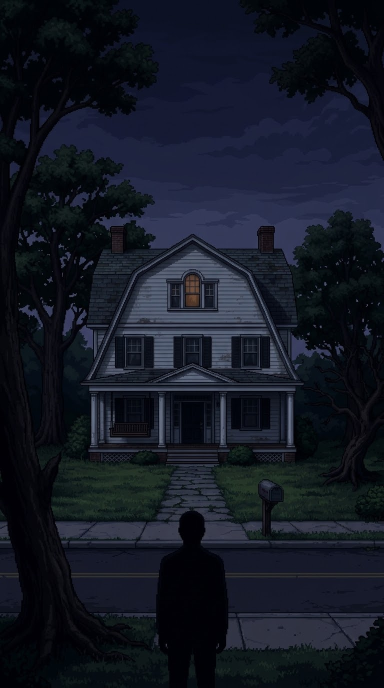
#> input picture tiktok/true_crime_history/cases/nablyudatel/frames/01.jpg, 768 x 1376 px, given in place of 13.jpg, which was not available (shown at 1/2 size)
$ python cover2.py
#> lines starting #> are read from the running program, lines starting #| are printed output that depends on the picture
### tiktok/true_crime_history/cases/nablyudatel/cover.py
"""Обложки «Наблюдатель» под TikTok (правила из «Птичьего короба»).

Сетка профиля показывает центр 3:4 — y 240…1680 из 1920, а нижние ~15% плитки закрывает строка
«просмотры · дата». Поэтому весь текст сверху: название y≈300, плашка «TRUE CRIME HISTORY» сразу под ним,
ниже y≈1420 ничего важного.
python3 cover.py → covers/cover_NN.png и covers/grid_preview.png (как в профиле, с плашкой просмотров)
"""
import os

import numpy as np
from PIL import Image, ImageDraw, ImageFont

import build

HERE = os.path.dirname(os.path.abspath(__file__))
W, H = 1080, 1920
GRID_TOP, GRID_BOT = 240, 1680
OVERLAY = 0.15


def fit(path, cx=0.5, cy=0.5, zoom=1.0):
#> called with cx = 0.35, cy = 0.62, zoom = 1.12
    im = Image.open(path).convert("RGB")
#> im is the input picture: PIL image 768x1376 RGB; mean R, G, B 19.6, 24.3, 35.9
    r = max(W / im.width, H / im.height) * zoom
#> r = 1.58
    im = im.resize((round(im.width * r), round(im.height * r)), Image.LANCZOS)
#> im: PIL image 1210x2167 RGB
    x = int(min(max(0, cx * im.width - W / 2), im.width - W))
#> x = 0
    y = int(min(max(0, cy * im.height - H / 2), im.height - H))
#> y = 247
    return im.crop((x, y, x + W, y + H))
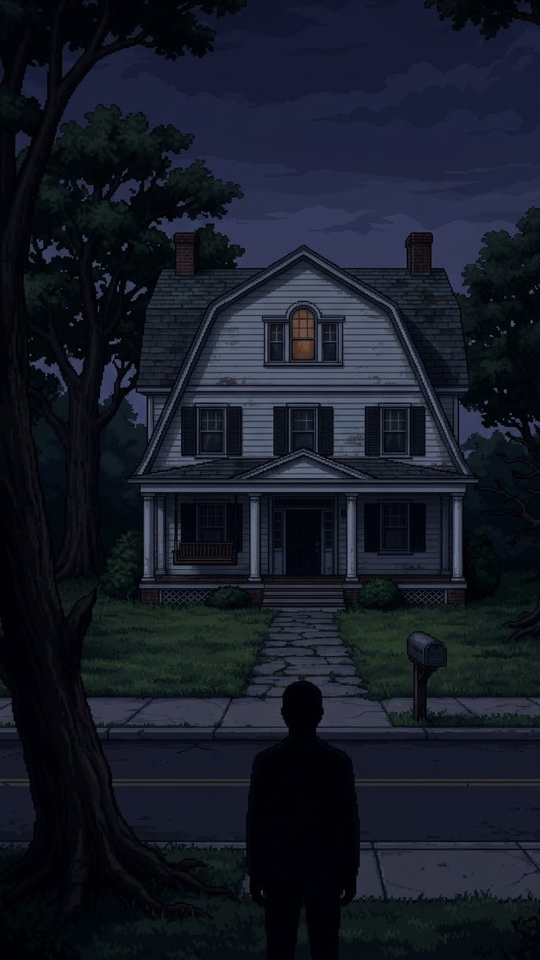
#> returned value: PIL image 1080x1920 RGB (shown at 1/2 size); mean R, G, B 21.9, 26.7, 38.5


def put(img, spr, x, y):
    img.alpha_composite(spr, (int(x) // 2 * 2, int(y) // 2 * 2))


# [47 lines left out: functions title, badge, make, grid_tile, not called in this run]


# [13 lines that do not run on import are left out]

### tiktok/true_crime_history/cases/nablyudatel/cover2.py
"""Обложка «Наблюдатель» v2 — «афиша»: объёмное название шрифтом Handjet (пиксельный, узкий, вся кириллица;
у Pixelify Sans нет русских «О» и «П» — не брать),
лента «TRUE CRIME HISTORY» как полицейская, цитата из письма на полоске бумаги, красный круг вокруг Наблюдателя.
Правила сетки TikTok те же (cover.py): всё важное в y 240…1420.
python3 cover2.py → covers/v2_NN.png + covers/v2_grid.png
"""
import os

import numpy as np
from PIL import Image, ImageDraw, ImageFont

from cover import fit, grid_tile, W, H

HERE = os.path.dirname(os.path.abspath(__file__))
HANDJET = os.path.join(HERE, "fonts", "Handjet.ttf")
RED, DARKRED, YELLOW, PAPER = (226, 38, 44), (96, 8, 14), (255, 210, 58), (236, 230, 214)


def handjet(size, weight=900, shape=2):
    f = ImageFont.truetype(HANDJET, size)
    f.set_variation_by_axes([weight, 1, shape])
    return f


# [37 lines left out: functions text_mask, dilate, block_title, not called in this run]


def tape(text, width, angle):
    """Полицейская лента: жёлтая полоса, чёрные края, повторяющийся текст пиксельным шрифтом."""
    f = handjet(64, 800)
    unit = f"{text}   ●   "
    band = Image.new("RGBA", (width + 400, 92), (*YELLOW, 255))
    d = ImageDraw.Draw(band)
    d.rectangle([0, 0, band.width, 7], fill=(0, 0, 0, 255))
    d.rectangle([0, band.height - 8, band.width, band.height], fill=(0, 0, 0, 255))
    x = -60
    while x < band.width:
        d.text((x, 46), unit, font=f, fill=(0, 0, 0, 255), anchor="lm", fontmode="1")
        x += int(f.getlength(unit))
    return band.rotate(angle, resample=Image.NEAREST, expand=True)


# [10 lines left out: function note, not called in this run]


def ring(im, cx, cy, rx, ry, k=4):
    """Красный «маркерный» круг, нарисованный крупными пикселями."""
    s = Image.new("RGBA", (W // k, H // k), (0, 0, 0, 0))
    d = ImageDraw.Draw(s)
    for off, col in ((1, (0, 0, 0, 200)), (0, (*RED, 255))):
        d.ellipse([(cx - rx) / k + off, (cy - ry) / k + off, (cx + rx) / k + off, (cy + ry) / k + off],
                  outline=col, width=3)
    im.alpha_composite(s.resize((W, H), Image.NEAREST))


def make(scene, cx, cy, zoom, circle=None, name=None):
    im = fit(os.path.join(HERE, "frames", f"{scene:02d}.jpg"), cx, cy, zoom)
    a = np.asarray(im).astype(np.float32)
    yy = np.linspace(0, 1, H)[:, None, None]
    xx = np.linspace(-1, 1, W)[None, :, None]
    a *= 1 - 0.65 * np.clip((0.45 - yy) / 0.3, 0, 1)                 # тёмный верх под надписи
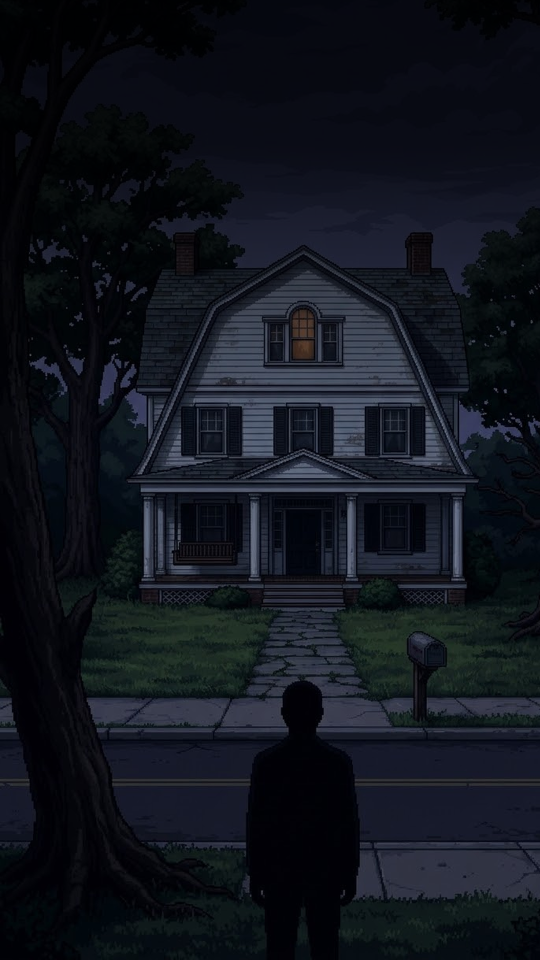
#> a: shape (1920, 1080, 3) float32 (shown at 1/2 size); mean R, G, B 17.3, 21.1, 29.4
    a *= 1 - 0.35 * np.clip(np.hypot(xx, (yy - 0.5) * 2) - 0.8, 0, 1)  # виньетка
    im = Image.fromarray(a.clip(0, 255).astype(np.uint8)).convert("RGBA")
#> im: PIL image 1080x1920 RGBA
    if circle:
        ring(im, *circle)
#> in ring, `s = Image.new("RGBA", (W // k, H // k), (0, 0, 0, 0))`: s: PIL image 270x480 RGBA; every value is 0
#> in ring, `im.alpha_composite(s.resize((W, H), Image.NEAREST))`:
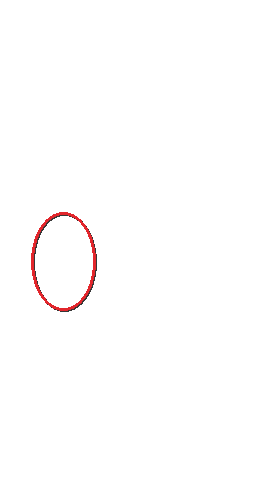
#> s: PIL image 270x480 RGBA; mean R, G, B, A 1.2, 0.2, 0.2, 1.8; transparent parts drawn white
    t = tape("TRUE CRIME HISTORY", W, 3)
    im.alpha_composite(t, ((W - t.width) // 2, 300 - t.height // 2))
    title = block_title("НАБЛЮДАТЕЛЬ", 250)
    if title.width > W - 60:
        title = title.resize((W - 60, round(title.height * (W - 60) / title.width)), Image.NEAREST)
    im.alpha_composite(title, ((W - title.width) // 2, 380))
    n = note("«ТЕПЕРЬ МОЯ ОЧЕРЕДЬ»", -2)
    im.alpha_composite(n, ((W - n.width) // 2, 380 + title.height + 30))
    im = im.convert("RGB")
    im.save(os.path.join(HERE, "covers", f"v2_{name or scene:02}.png" if isinstance(name or scene, int) else f"v2_{name}.png"))
    return im


if __name__ == "__main__":
#> (the run stopped early here; a loop or call above may not have finished)

$ run again, on tiktok/true_crime_history/cases/nablyudatel/frames/10.jpg
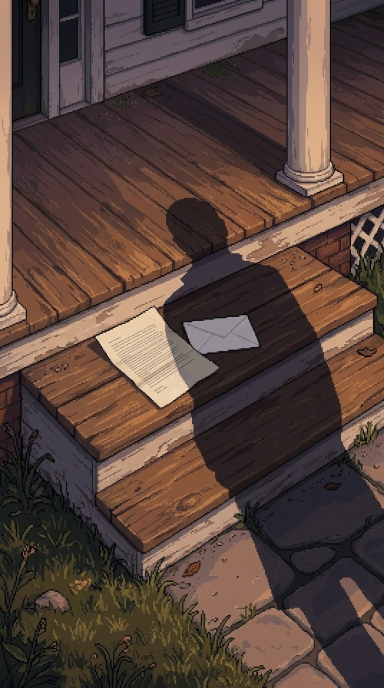
#> input picture tiktok/true_crime_history/cases/nablyudatel/frames/10.jpg, 768 x 1376 px, given in place of 13.jpg, which was not available (shown at 1/2 size)
#> in fit, im is the input picture: PIL image 768x1376 RGB; mean R, G, B 87, 67.1, 59.7
#> in fit, `return im.crop((x, y, x + W, y + H))`:
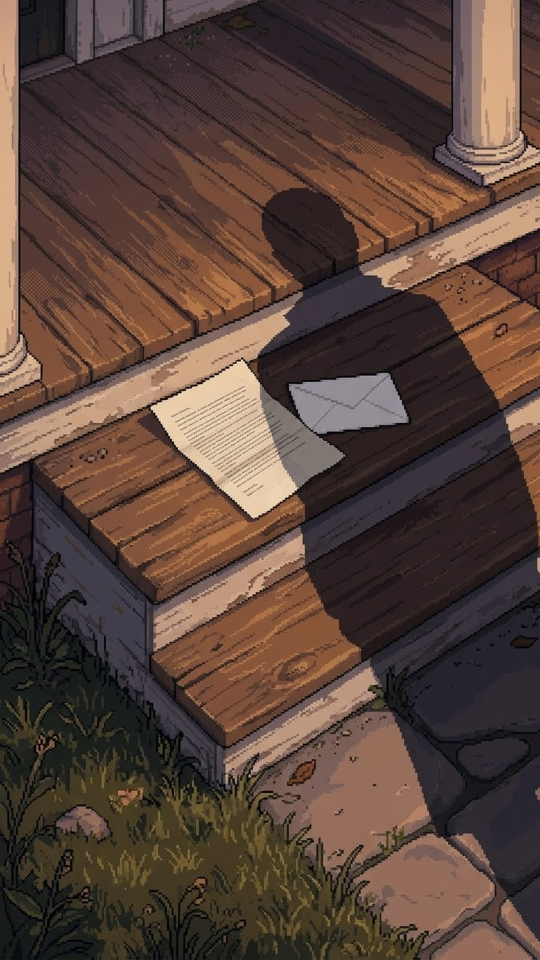
#> returned value: PIL image 1080x1920 RGB (shown at 1/2 size); mean R, G, B 88.2, 67.5, 58.5
#> in make, `a *= 1 - 0.65 * np.clip((0.45 - yy) / 0.3, 0, 1)`:
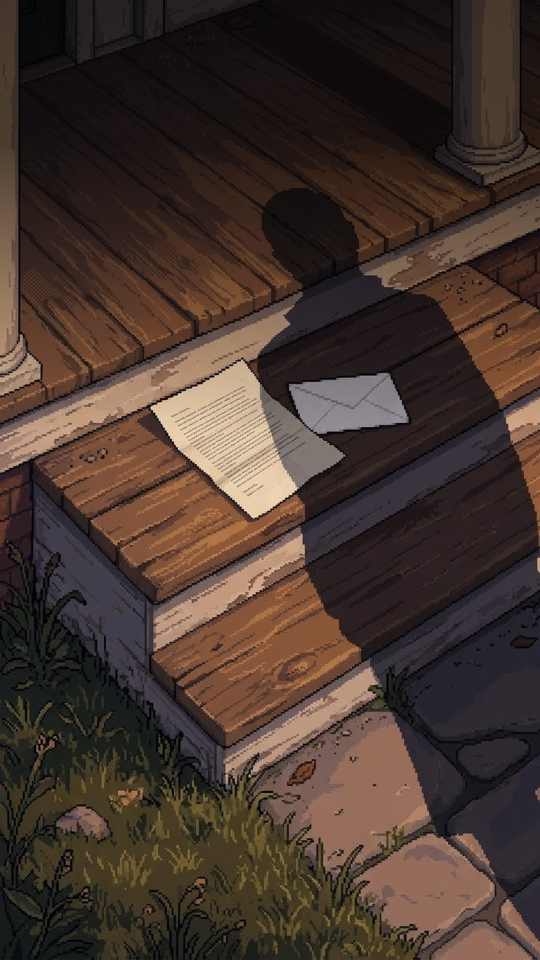
#> a: shape (1920, 1080, 3) float32 (shown at 1/2 size); mean R, G, B 70.1, 54.2, 46.6

$ run again, on tiktok/true_crime_history/cases/nablyudatel/frames/11.jpg
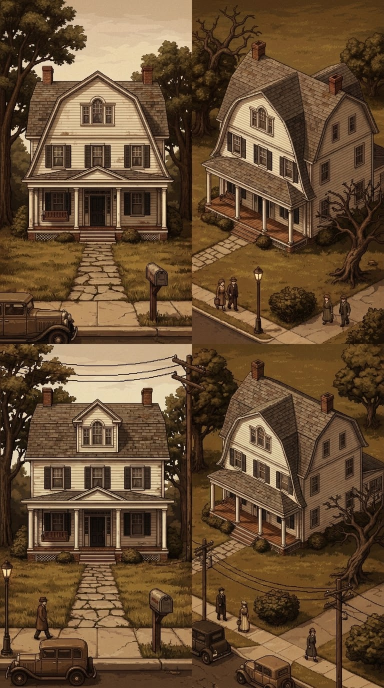
#> input picture tiktok/true_crime_history/cases/nablyudatel/frames/11.jpg, 768 x 1376 px, given in place of 13.jpg, which was not available (shown at 1/2 size)
#> in fit, im is the input picture: PIL image 768x1376 RGB; mean R, G, B 103.3, 77.6, 51.2
#> in fit, `return im.crop((x, y, x + W, y + H))`:
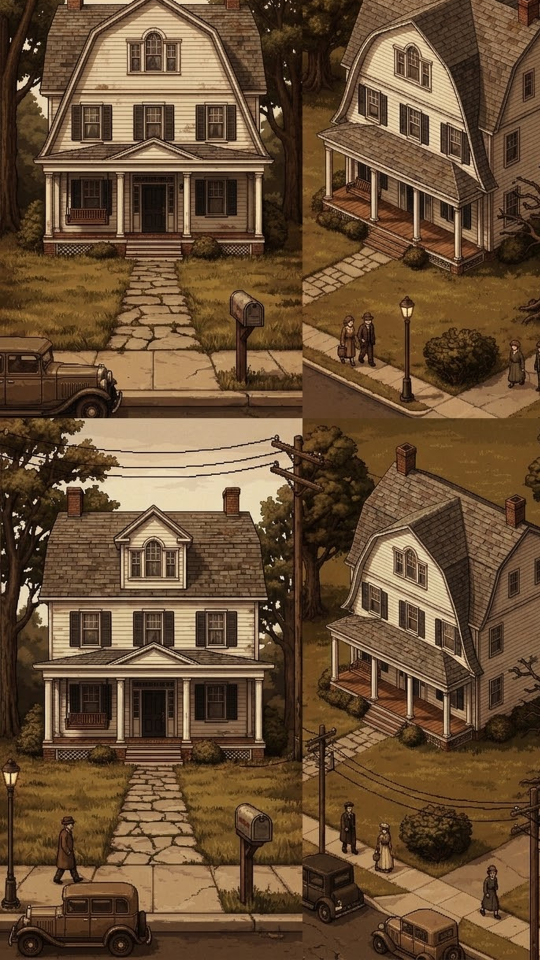
#> returned value: PIL image 1080x1920 RGB (shown at 1/2 size); mean R, G, B 104.7, 78.6, 52.1
#> in make, `a *= 1 - 0.65 * np.clip((0.45 - yy) / 0.3, 0, 1)`:
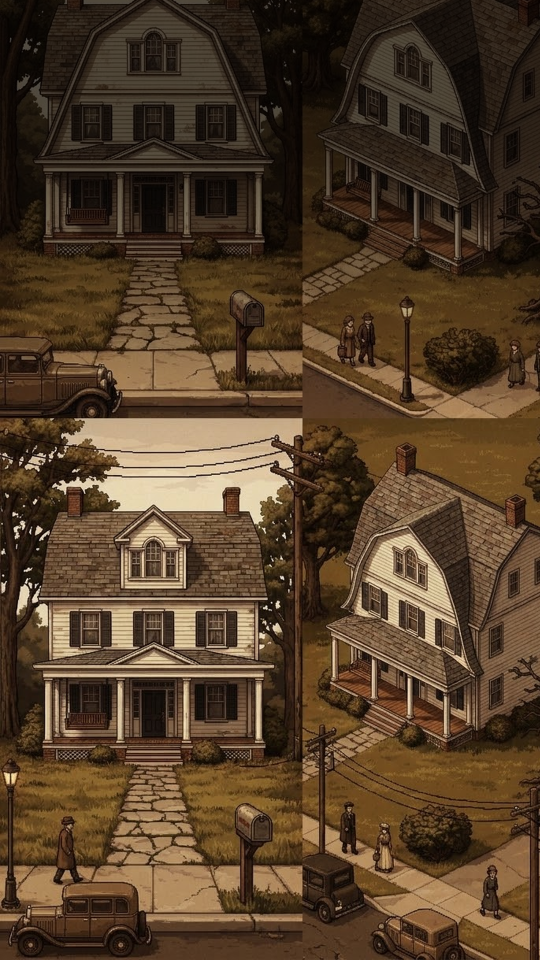
#> a: shape (1920, 1080, 3) float32 (shown at 1/2 size); mean R, G, B 84.1, 63, 41.4

$ run again, on tiktok/true_crime_history/cases/nablyudatel/frames/12.jpg
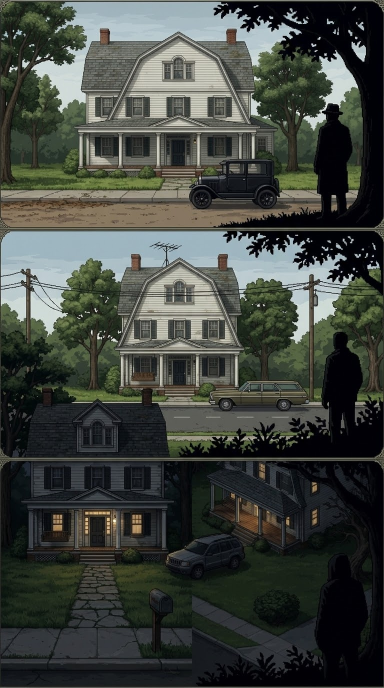
#> input picture tiktok/true_crime_history/cases/nablyudatel/frames/12.jpg, 768 x 1376 px, given in place of 13.jpg, which was not available (shown at 1/2 size)
#> in fit, im is the input picture: PIL image 768x1376 RGB; mean R, G, B 63.8, 68.4, 62.8
#> in fit, `return im.crop((x, y, x + W, y + H))`:
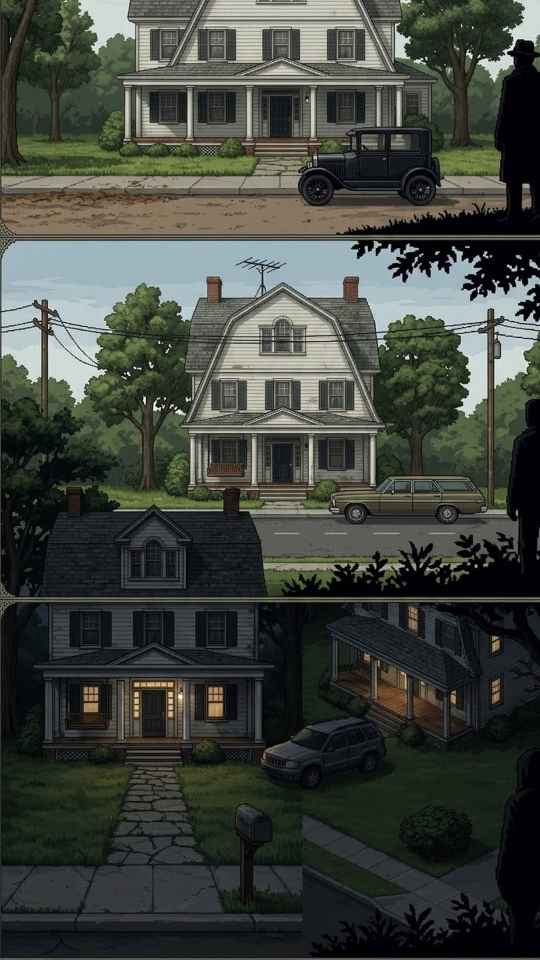
#> returned value: PIL image 1080x1920 RGB (shown at 1/2 size); mean R, G, B 64.2, 68.5, 62.2
#> in make, `a *= 1 - 0.65 * np.clip((0.45 - yy) / 0.3, 0, 1)`:
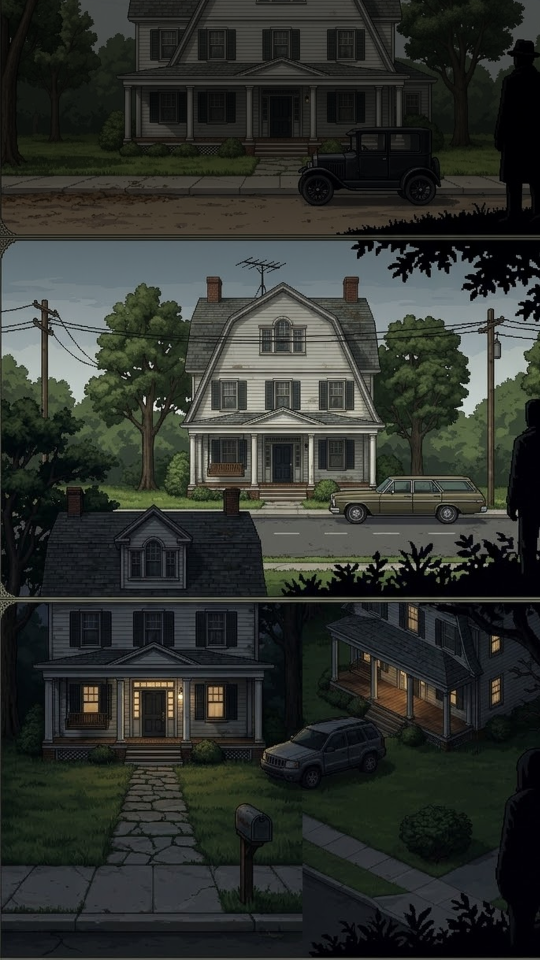
#> a: shape (1920, 1080, 3) float32 (shown at 1/2 size); mean R, G, B 46, 49.5, 45.3
